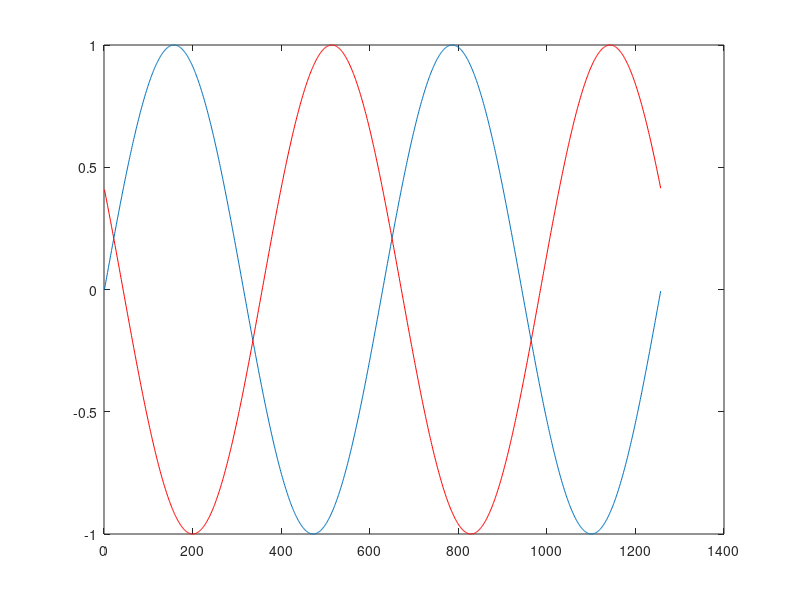

Recreate this plot in MATLAB.
%%% generating H matrix
%% USPA array response
clear
close all
clc

f=30e9;
c=3e8;
lambda=c/f;
d=lambda/2;
theta_az=0;
theta_el=pi/6;
K=16;
count=1;
for x=0:sqrt(K)-1
    for y=0:sqrt(K)-1
        heffK(count)=exp(1j*2*pi*(d/lambda).*(x.*sin(theta_az).*sin(theta_el)+y.*cos(theta_el)));
        count=count+1;
    end
end

angle(heffK)

t=0:0.01:4*pi;
plot(sin(t));
hold on
y=sin(t+2.7207);
plot(y,'r');
